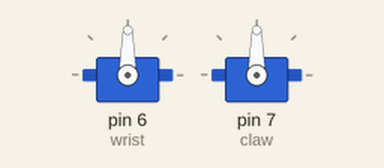
Bench run of a sketch on a simulated Arduino Uno, built with avr-gcc and run on an emulated ATmega328P. On the bench: 2 × servo.

Above: at 0.05 s.
Timing chart, 0 to 5.8 s (numbered marks = the images above):
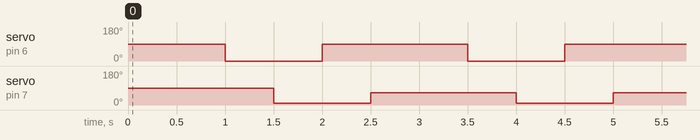

The sketch:

VR3_claw_trial.ino
```cpp
// VR3_claw_trial
// get Vex Claw arm working with Seeed Studio Motor Shield

/*******************
uses Seeed Studio motor shield

code based on examples from:
http://www.seeedstudio.com/wiki/Motor_Shield_V1.0

*******************/

#include <Servo.h>
Servo wrist;
Servo claw;


void setup() {
  wrist.attach(6);
  claw.attach(7);
}

void loop() {
  int test = 0;
  if (test == 0);{
    delay(1000);
    wrist.write(0); // should be forward down position
    delay(500);
    claw.write(10); // since pads in place don't close fully
    delay(500);
    wrist.write(90); // upright; overshoots @ 127
    delay(500);
    claw.write(65);  // open 1/4 to release


    test = 1;
  } // end if
}   // end loop
```

Measured:
- by itself, servo on pin 6 (wrist): alternates 90° for 1.5 s and 0° for 1.0 s
- by itself, servo on pin 7 (claw): alternates 65° for 1.5 s and 10° for 1.0 s
